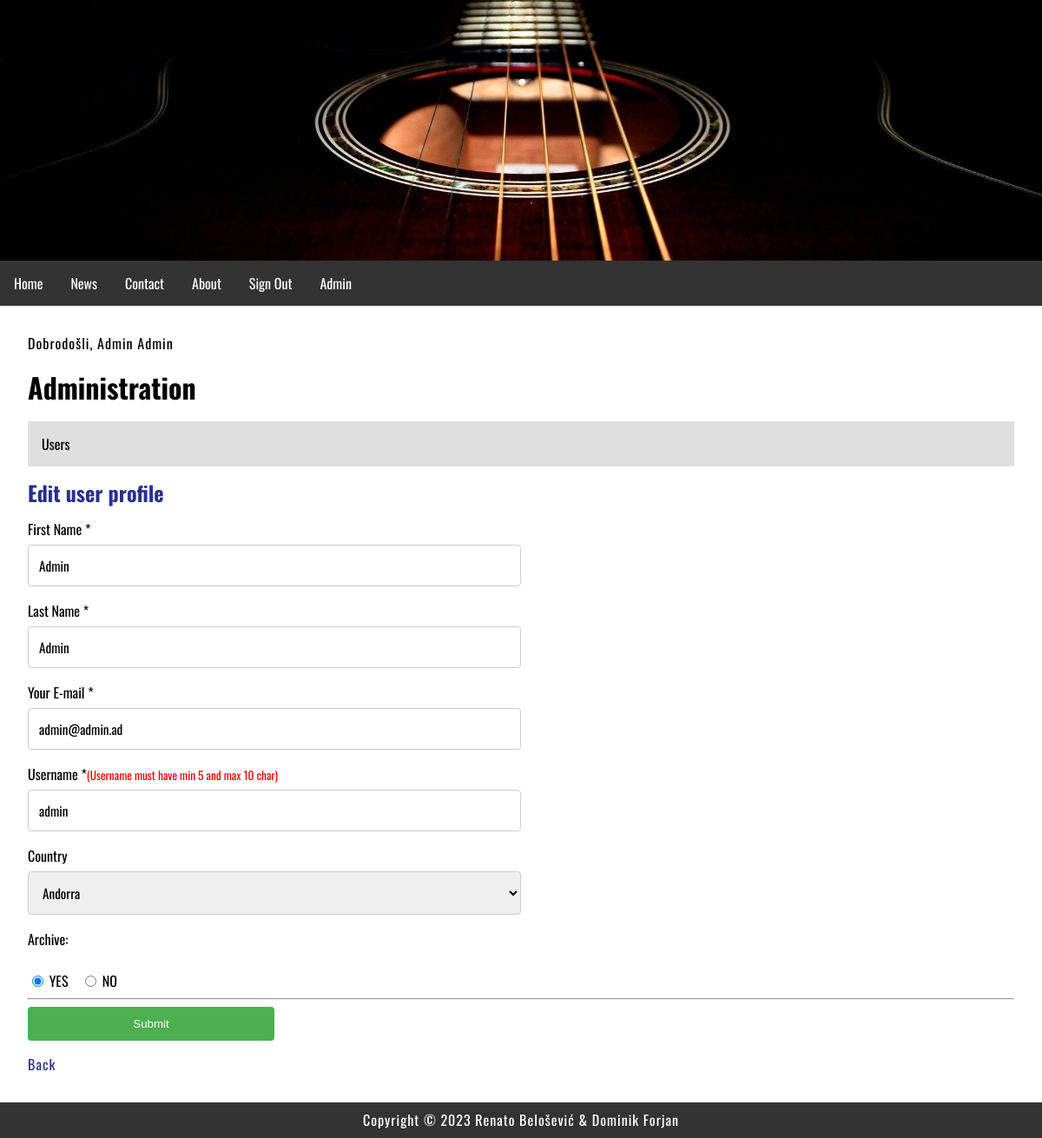
The page /index.php?menu=7&action=1&edit=5 (signed in) on the database its author committed.
### tables this page shows
CREATE TABLE `users` (
  `id` int(11) NOT NULL,
  `firstname` varchar(255) NOT NULL,
  `lastname` varchar(255) NOT NULL,
  `email` varchar(255) NOT NULL,
  `username` varchar(255) NOT NULL,
  `password` varchar(255) NOT NULL,
  `country` char(2) NOT NULL,
  `date` timestamp NOT NULL DEFAULT current_timestamp() ON UPDATE current_timestamp(),
  `archive` enum('Y','N') NOT NULL DEFAULT 'Y',
  `role` tinyint(1) NOT NULL DEFAULT 0
);

CREATE TABLE `countries` (
  `id` int(11) NOT NULL,
  `country_code` varchar(2) NOT NULL DEFAULT '',
  `country_name` varchar(100) NOT NULL DEFAULT ''
);

### admin/users.php (the view, shortened to what this page needs)
<?php
	if (isset($_GET['id']) && $_GET['id'] != '') {
		$query  = "SELECT * FROM users";
		$query .= " WHERE id=".$_GET['id'];
		$result = @mysqli_query($MySQL, $query);
		$row = @mysqli_fetch_array($result);
		print '
		<h2>User profile</h2>
		<p><b>First name:</b> ' . $row['firstname'] . '</p>
		<p><b>Last name:</b> ' . $row['lastname'] . '</p>
		<p><b>Username:</b> ' . $row['username'] . '</p>';
		$_query  = "SELECT * FROM countries";
		$_query .= " WHERE country_code='" . $row['country'] . "'";
		$_result = @mysqli_query($MySQL, $_query);
		$_row = @mysqli_fetch_array($_result);
		print '
		<p><b>Country:</b> ' .$_row['country_name'] . '</p>
		<p><b>Date:</b> ' . pickerDateToMysql($row['date']) . '</p>
		<p><a href="index.php?menu='.$menu.'&amp;action='.$action.'">Back</a></p>';
	}
	else if (isset($_GET['edit']) && $_GET['edit'] != '') {
		$query  = "SELECT * FROM users";
		$query .= " WHERE id=".$_GET['edit'];
		$result = @mysqli_query($MySQL, $query);
		$row = @mysqli_fetch_array($result);
		$checked_archive = false;
		print '
		<h2>Edit user profile</h2>
		<form action="" id="registration_form" name="registration_form" method="POST">
			<input type="hidden" id="_action_" name="_action_" value="TRUE">
			<input type="hidden" id="edit" name="edit" value="' . $_GET['edit'] . '">
			<label for="fname">First Name *</label>
			<input type="text" id="fname" name="firstname" value="' . $row['firstname'] . '" placeholder="Your name.." required>
			<label for="lname">Last Name *</label>
			<input type="text" id="lname" name="lastname" value="' . $row['lastname'] . '" placeholder="Your last natme.." required>
			<label for="email">Your E-mail *</label>
			<input type="email" id="email" name="email"  value="' . $row['email'] . '" placeholder="Your e-mail.." required>
			<label for="username">Username *<small>(Username must have min 5 and max 10 char)</small></label>
			<input type="text" id="username" name="username" value="' . $row['username'] . '" pattern=".{5,10}" placeholder="Username.." required><br>
			<label for="country">Country</label>
			<select name="country" id="country">
				<option value="">Choose your country:</option>';
				$_query  = "SELECT * FROM countries";
				$_result = @mysqli_query($MySQL, $_query);
				while($_row = @mysqli_fetch_array($_result)) {
					print '<option value="' . $_row['country_code'] . '"';
					if ($row['country'] == $_row['country_code']) { print ' selected'; }
					print '>' . $_row['country_name'] . '</option>';
				}
			print '
			</select>
			<label for="archive">Archive:</label><br />
            <input type="radio" name="archive" value="Y"'; if($row['archive'] == 'Y') { echo ' checked="checked"'; $checked_archive = true; } echo ' /> YES &nbsp;&nbsp;
			<input type="radio" name="archive" value="N"'; if($checked_archive == false) { echo ' checked="checked"'; } echo ' /> NO
			<hr>
			<input type="submit" value="Submit">
		</form>
		<p><a href="index.php?menu='.$menu.'&amp;action='.$action.'">Back</a></p>';
	}
?>

### style.css (style rules this page uses)
body, html { font-family: 'Oswald', sans-serif; margin: 0; font-size: 16px; }
h1,h2 { margin: 0.5em 0; font-size: 2em; }
h2 { font-size: 1.5em; color: #27318b; }
main a { color: #27318b; text-decoration: none; }
p { margin: 1em 0; line-height: 1.4em; letter-spacing: 1px; }
small { color: red; }
label { display: block; }
input[type=text], input[type=email], input[type=password], input[type=file], select, textarea { width: 50%; padding: 12px; border: 1px solid #ccc; border-radius: 4px; box-sizing: border-box; margin-top: 6px; margin-bottom: 16px; font-family: 'Oswald', sans-serif; font-size: 95%; }
input[type=submit] { display: block; background-color: #4CAF50; color: white; padding: 12px 20px; border: none; border-radius: 4px; cursor: pointer; width: 25%; }

### rows shown on the page
users: firstname "Admin", lastname "Admin", email "admin@admin.ad", username "admin", country "Andorra", archive "☑"

### other values the page prints
$_SESSION['message'] "Dobrodošli, Admin Admin"
